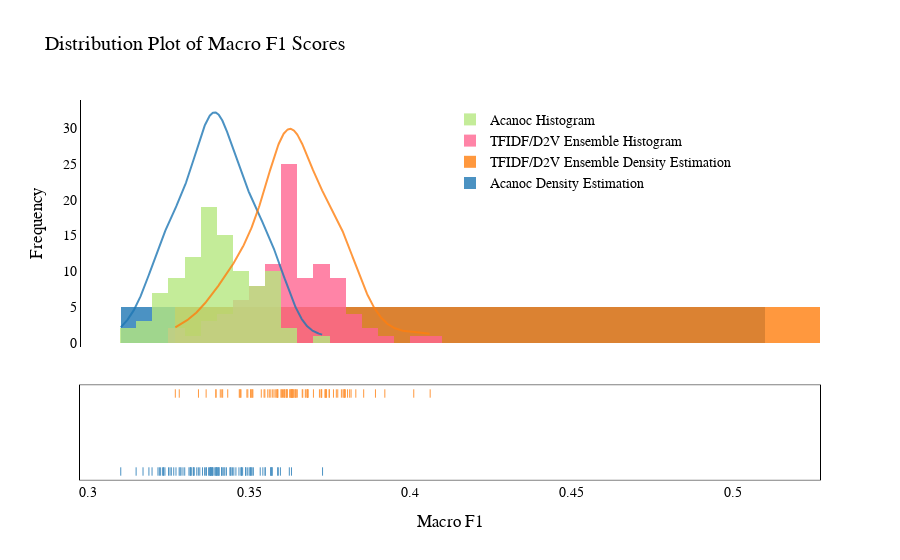

The code cell stored with this chart in its notebook:
### Code cell
# Group data together
hist_data = [f1macrosacanoc, f1macrosme]

group_labels = ['Acanoc Density Estimation', 'TFIDF/D2V Ensemble Density Estimation']

# Create distplot with custom bin_size
fig = ff.create_distplot(hist_data, group_labels, bin_size=.2)
fig.add_trace(
    go.Histogram(
        x = f1macrosme,
        name='TFIDF/D2V Ensemble Histogram'
    )
)
fig.add_trace(
    go.Histogram(
        x = f1macrosacanoc,
        name='Acanoc Histogram'
    )
)
fig.update_layout(
    title='Distribution Plot of Macro F1 Scores',
    xaxis_title="Macro F1",
    yaxis_title="Frequency",
    paper_bgcolor='rgb(255, 255, 255)',
    plot_bgcolor='rgb(255, 255, 255)',
    font=dict(
        family= 'Times New Roman',
        size=14,
        color="black"
    ),
    xaxis_showgrid=True,
    yaxis_showgrid=True,
    legend=dict(
    yanchor="top",
    y=0.99,
    xanchor="left",
    x=0.50
)
)
fig.update_xaxes(showline=True, linewidth=.5, linecolor='black', mirror=True)
fig.update_yaxes(showline=True, linewidth=1, linecolor='black', mirror=True)
fig.update_traces(opacity=0.8)
fig.show()

### Figure 1 — Plotly figure (JSON) as saved in the notebook; plotly's stock layout.template omitted (floating-point values rounded to 4 significant figures; data arrays with more than 128 entries replaced by an {"elided": "..."} marker saying what was removed)
{"data": [{"autobinx": false, "histnorm": "probability density", "legendgroup": "Acanoc Density Estimation", "marker": {"color": "rgb(31, 119, 180)"}, "name": "Acanoc Density Estimation", "opacity": 0.8, "type": "histogram", "x": [0.349, 0.3728, 0.3259, 0.3289, 0.3425, 0.3319, 0.3568, 0.3415, 0.3171, 0.3381, 0.3571, 0.3385, 0.3407, 0.3401, 0.3422, 0.355, 0.3375, 0.3401, 0.3509, 0.3239, 0.3255, 0.3589, 0.3231, 0.3368, 0.3625, 0.3632, 0.325, 0.3514, 0.3356, 0.338, 0.3443, 0.3535, 0.3453, 0.3591, 0.3571, 0.3317, 0.3387, 0.35, 0.3543, 0.3398, 0.3571, 0.3398, 0.3459, 0.343, 0.3381, 0.3295, 0.3505, 0.3318, 0.3362, 0.3314, 0.3399, 0.3475, 0.3387, 0.3273, 0.3283, 0.3384, 0.3415, 0.3469, 0.3328, 0.3189, 0.3567, 0.3444, 0.3235, 0.3448, 0.3222, 0.3218, 0.3347, 0.3477, 0.3495, 0.355, 0.3235, 0.3406, 0.3419, 0.3378, 0.333, 0.3301, 0.348, 0.3509, 0.3328, 0.3504, 0.3381, 0.3322, 0.3199, 0.3343, 0.3102, 0.3338, 0.3366, 0.3286, 0.3441, 0.315, 0.3395, 0.3597, 0.3407, 0.3489, 0.3225, 0.3476, 0.3266, 0.3391], "xaxis": "x", "xbins": {"end": 0.3728, "size": 0.2, "start": 0.3102}, "yaxis": "y"}, {"autobinx": false, "histnorm": "probability density", "legendgroup": "TFIDF/D2V Ensemble Density Estimation", "marker": {"color": "rgb(255, 127, 14)"}, "name": "TFIDF/D2V Ensemble Density Estimation", "opacity": 0.8, "type": "histogram", "x": [0.3794, 0.3726, 0.36, 0.3271, 0.3682, 0.3472, 0.3737, 0.3806, 0.3632, 0.3831, 0.363, 0.3646, 0.3792, 0.4062, 0.3583, 0.347, 0.3618, 0.351, 0.3667, 0.3558, 0.3636, 0.3748, 0.3736, 0.3633, 0.37, 0.3723, 0.3538, 0.3677, 0.3398, 0.3634, 0.365, 0.3509, 0.3619, 0.3812, 0.4011, 0.3343, 0.3775, 0.3549, 0.3749, 0.3643, 0.3796, 0.3683, 0.3604, 0.3637, 0.3589, 0.3609, 0.3643, 0.3725, 0.3367, 0.3627, 0.3547, 0.3473, 0.3506, 0.3665, 0.3892, 0.3589, 0.3635, 0.3578, 0.3631, 0.3418, 0.3736, 0.3397, 0.3585, 0.3741, 0.3719, 0.3797, 0.3589, 0.3607, 0.3563, 0.3771, 0.3505, 0.3787, 0.3762, 0.3681, 0.3411, 0.3494, 0.3817, 0.3512, 0.3799, 0.3856, 0.3675, 0.3627, 0.3416, 0.361, 0.3616, 0.3568, 0.3645, 0.3599, 0.3921, 0.3284, 0.3574, 0.374, 0.3637, 0.3615, 0.3434, 0.3475, 0.3682, 0.3496], "xaxis": "x", "xbins": {"end": 0.4062, "size": 0.2, "start": 0.3271}, "yaxis": "y"}, {"legendgroup": "Acanoc Density Estimation", "marker": {"color": "rgb(31, 119, 180)"}, "mode": "lines", "name": "Acanoc Density Estimation", "opacity": 0.8, "showlegend": false, "type": "scatter", "x": {"elided": "500 float values"}, "xaxis": "x", "y": {"elided": "500 float values"}, "yaxis": "y"}, {"legendgroup": "TFIDF/D2V Ensemble Density Estimation", "marker": {"color": "rgb(255, 127, 14)"}, "mode": "lines", "name": "TFIDF/D2V Ensemble Density Estimation", "opacity": 0.8, "showlegend": false, "type": "scatter", "x": {"elided": "500 float values"}, "xaxis": "x", "y": {"elided": "500 float values"}, "yaxis": "y"}, {"legendgroup": "Acanoc Density Estimation", "marker": {"color": "rgb(31, 119, 180)", "symbol": "line-ns-open"}, "mode": "markers", "name": "Acanoc Density Estimation", "opacity": 0.8, "showlegend": false, "type": "scatter", "x": [0.349, 0.3728, 0.3259, 0.3289, 0.3425, 0.3319, 0.3568, 0.3415, 0.3171, 0.3381, 0.3571, 0.3385, 0.3407, 0.3401, 0.3422, 0.355, 0.3375, 0.3401, 0.3509, 0.3239, 0.3255, 0.3589, 0.3231, 0.3368, 0.3625, 0.3632, 0.325, 0.3514, 0.3356, 0.338, 0.3443, 0.3535, 0.3453, 0.3591, 0.3571, 0.3317, 0.3387, 0.35, 0.3543, 0.3398, 0.3571, 0.3398, 0.3459, 0.343, 0.3381, 0.3295, 0.3505, 0.3318, 0.3362, 0.3314, 0.3399, 0.3475, 0.3387, 0.3273, 0.3283, 0.3384, 0.3415, 0.3469, 0.3328, 0.3189, 0.3567, 0.3444, 0.3235, 0.3448, 0.3222, 0.3218, 0.3347, 0.3477, 0.3495, 0.355, 0.3235, 0.3406, 0.3419, 0.3378, 0.333, 0.3301, 0.348, 0.3509, 0.3328, 0.3504, 0.3381, 0.3322, 0.3199, 0.3343, 0.3102, 0.3338, 0.3366, 0.3286, 0.3441, 0.315, 0.3395, 0.3597, 0.3407, 0.3489, 0.3225, 0.3476, 0.3266, 0.3391], "xaxis": "x", "y": ["Acanoc Density Estimation", "Acanoc Density Estimation", "Acanoc Density Estimation", "Acanoc Density Estimation", "Acanoc Density Estimation", "Acanoc Density Estimation", "Acanoc Density Estimation", "Acanoc Density Estimation", "Acanoc Density Estimation", "Acanoc Density Estimation", "Acanoc Density Estimation", "Acanoc Density Estimation", "Acanoc Density Estimation", "Acanoc Density Estimation", "Acanoc Density Estimation", "Acanoc Density Estimation", "Acanoc Density Estimation", "Acanoc Density Estimation", "Acanoc Density Estimation", "Acanoc Density Estimation", "Acanoc Density Estimation", "Acanoc Density Estimation", "Acanoc Density Estimation", "Acanoc Density Estimation", "Acanoc Density Estimation", "Acanoc Density Estimation", "Acanoc Density Estimation", "Acanoc Density Estimation", "Acanoc Density Estimation", "Acanoc Density Estimation", "Acanoc Density Estimation", "Acanoc Density Estimation", "Acanoc Density Estimation", "Acanoc Density Estimation", "Acanoc Density Estimation", "Acanoc Density Estimation", "Acanoc Density Estimation", "Acanoc Density Estimation", "Acanoc Density Estimation", "Acanoc Density Estimation", "Acanoc Density Estimation", "Acanoc Density Estimation", "Acanoc Density Estimation", "Acanoc Density Estimation", "Acanoc Density Estimation", "Acanoc Density Estimation", "Acanoc Density Estimation", "Acanoc Density Estimation", "Acanoc Density Estimation", "Acanoc Density Estimation", "Acanoc Density Estimation", "Acanoc Density Estimation", "Acanoc Density Estimation", "Acanoc Density Estimation", "Acanoc Density Estimation", "Acanoc Density Estimation", "Acanoc Density Estimation", "Acanoc Density Estimation", "Acanoc Density Estimation", "Acanoc Density Estimation", "Acanoc Density Estimation", "Acanoc Density Estimation", "Acanoc Density Estimation", "Acanoc Density Estimation", "Acanoc Density Estimation", "Acanoc Density Estimation", "Acanoc Density Estimation", "Acanoc Density Estimation", "Acanoc Density Estimation", "Acanoc Density Estimation", "Acanoc Density Estimation", "Acanoc Density Estimation", "Acanoc Density Estimation", "Acanoc Density Estimation", "Acanoc Density Estimation", "Acanoc Density Estimation", "Acanoc Density Estimation", "Acanoc Density Estimation", "Acanoc Density Estimation", "Acanoc Density Estimation", "Acanoc Density Estimation", "Acanoc Density Estimation", "Acanoc Density Estimation", "Acanoc Density Estimation", "Acanoc Density Estimation", "Acanoc Density Estimation", "Acanoc Density Estimation", "Acanoc Density Estimation", "Acanoc Density Estimation", "Acanoc Density Estimation", "Acanoc Density Estimation", "Acanoc Density Estimation", "Acanoc Density Estimation", "Acanoc Density Estimation", "Acanoc Density Estimation", "Acanoc Density Estimation", "Acanoc Density Estimation", "Acanoc Density Estimation"], "yaxis": "y2"}, {"legendgroup": "TFIDF/D2V Ensemble Density Estimation", "marker": {"color": "rgb(255, 127, 14)", "symbol": "line-ns-open"}, "mode": "markers", "name": "TFIDF/D2V Ensemble Density Estimation", "opacity": 0.8, "showlegend": false, "type": "scatter", "x": [0.3794, 0.3726, 0.36, 0.3271, 0.3682, 0.3472, 0.3737, 0.3806, 0.3632, 0.3831, 0.363, 0.3646, 0.3792, 0.4062, 0.3583, 0.347, 0.3618, 0.351, 0.3667, 0.3558, 0.3636, 0.3748, 0.3736, 0.3633, 0.37, 0.3723, 0.3538, 0.3677, 0.3398, 0.3634, 0.365, 0.3509, 0.3619, 0.3812, 0.4011, 0.3343, 0.3775, 0.3549, 0.3749, 0.3643, 0.3796, 0.3683, 0.3604, 0.3637, 0.3589, 0.3609, 0.3643, 0.3725, 0.3367, 0.3627, 0.3547, 0.3473, 0.3506, 0.3665, 0.3892, 0.3589, 0.3635, 0.3578, 0.3631, 0.3418, 0.3736, 0.3397, 0.3585, 0.3741, 0.3719, 0.3797, 0.3589, 0.3607, 0.3563, 0.3771, 0.3505, 0.3787, 0.3762, 0.3681, 0.3411, 0.3494, 0.3817, 0.3512, 0.3799, 0.3856, 0.3675, 0.3627, 0.3416, 0.361, 0.3616, 0.3568, 0.3645, 0.3599, 0.3921, 0.3284, 0.3574, 0.374, 0.3637, 0.3615, 0.3434, 0.3475, 0.3682, 0.3496], "xaxis": "x", "y": ["TFIDF/D2V Ensemble Density Estimation", "TFIDF/D2V Ensemble Density Estimation", "TFIDF/D2V Ensemble Density Estimation", "TFIDF/D2V Ensemble Density Estimation", "TFIDF/D2V Ensemble Density Estimation", "TFIDF/D2V Ensemble Density Estimation", "TFIDF/D2V Ensemble Density Estimation", "TFIDF/D2V Ensemble Density Estimation", "TFIDF/D2V Ensemble Density Estimation", "TFIDF/D2V Ensemble Density Estimation", "TFIDF/D2V Ensemble Density Estimation", "TFIDF/D2V Ensemble Density Estimation", "TFIDF/D2V Ensemble Density Estimation", "TFIDF/D2V Ensemble Density Estimation", "TFIDF/D2V Ensemble Density Estimation", "TFIDF/D2V Ensemble Density Estimation", "TFIDF/D2V Ensemble Density Estimation", "TFIDF/D2V Ensemble Density Estimation", "TFIDF/D2V Ensemble Density Estimation", "TFIDF/D2V Ensemble Density Estimation", "TFIDF/D2V Ensemble Density Estimation", "TFIDF/D2V Ensemble Density Estimation", "TFIDF/D2V Ensemble Density Estimation", "TFIDF/D2V Ensemble Density Estimation", "TFIDF/D2V Ensemble Density Estimation", "TFIDF/D2V Ensemble Density Estimation", "TFIDF/D2V Ensemble Density Estimation", "TFIDF/D2V Ensemble Density Estimation", "TFIDF/D2V Ensemble Density Estimation", "TFIDF/D2V Ensemble Density Estimation", "TFIDF/D2V Ensemble Density Estimation", "TFIDF/D2V Ensemble Density Estimation", "TFIDF/D2V Ensemble Density Estimation", "TFIDF/D2V Ensemble Density Estimation", "TFIDF/D2V Ensemble Density Estimation", "TFIDF/D2V Ensemble Density Estimation", "TFIDF/D2V Ensemble Density Estimation", "TFIDF/D2V Ensemble Density Estimation", "TFIDF/D2V Ensemble Density Estimation", "TFIDF/D2V Ensemble Density Estimation", "TFIDF/D2V Ensemble Density Estimation", "TFIDF/D2V Ensemble Density Estimation", "TFIDF/D2V Ensemble Density Estimation", "TFIDF/D2V Ensemble Density Estimation", "TFIDF/D2V Ensemble Density Estimation", "TFIDF/D2V Ensemble Density Estimation", "TFIDF/D2V Ensemble Density Estimation", "TFIDF/D2V Ensemble Density Estimation", "TFIDF/D2V Ensemble Density Estimation", "TFIDF/D2V Ensemble Density Estimation", "TFIDF/D2V Ensemble Density Estimation", "TFIDF/D2V Ensemble Density Estimation", "TFIDF/D2V Ensemble Density Estimation", "TFIDF/D2V Ensemble Density Estimation", "TFIDF/D2V Ensemble Density Estimation", "TFIDF/D2V Ensemble Density Estimation", "TFIDF/D2V Ensemble Density Estimation", "TFIDF/D2V Ensemble Density Estimation", "TFIDF/D2V Ensemble Density Estimation", "TFIDF/D2V Ensemble Density Estimation", "TFIDF/D2V Ensemble Density Estimation", "TFIDF/D2V Ensemble Density Estimation", "TFIDF/D2V Ensemble Density Estimation", "TFIDF/D2V Ensemble Density Estimation", "TFIDF/D2V Ensemble Density Estimation", "TFIDF/D2V Ensemble Density Estimation", "TFIDF/D2V Ensemble Density Estimation", "TFIDF/D2V Ensemble Density Estimation", "TFIDF/D2V Ensemble Density Estimation", "TFIDF/D2V Ensemble Density Estimation", "TFIDF/D2V Ensemble Density Estimation", "TFIDF/D2V Ensemble Density Estimation", "TFIDF/D2V Ensemble Density Estimation", "TFIDF/D2V Ensemble Density Estimation", "TFIDF/D2V Ensemble Density Estimation", "TFIDF/D2V Ensemble Density Estimation", "TFIDF/D2V Ensemble Density Estimation", "TFIDF/D2V Ensemble Density Estimation", "TFIDF/D2V Ensemble Density Estimation", "TFIDF/D2V Ensemble Density Estimation", "TFIDF/D2V Ensemble Density Estimation", "TFIDF/D2V Ensemble Density Estimation", "TFIDF/D2V Ensemble Density Estimation", "TFIDF/D2V Ensemble Density Estimation", "TFIDF/D2V Ensemble Density Estimation", "TFIDF/D2V Ensemble Density Estimation", "TFIDF/D2V Ensemble Density Estimation", "TFIDF/D2V Ensemble Density Estimation", "TFIDF/D2V Ensemble Density Estimation", "TFIDF/D2V Ensemble Density Estimation", "TFIDF/D2V Ensemble Density Estimation", "TFIDF/D2V Ensemble Density Estimation", "TFIDF/D2V Ensemble Density Estimation", "TFIDF/D2V Ensemble Density Estimation", "TFIDF/D2V Ensemble Density Estimation", "TFIDF/D2V Ensemble Density Estimation", "TFIDF/D2V Ensemble Density Estimation", "TFIDF/D2V Ensemble Density Estimation"], "yaxis": "y2"}, {"name": "TFIDF/D2V Ensemble Histogram", "opacity": 0.8, "type": "histogram", "x": [0.3794, 0.3726, 0.36, 0.3271, 0.3682, 0.3472, 0.3737, 0.3806, 0.3632, 0.3831, 0.363, 0.3646, 0.3792, 0.4062, 0.3583, 0.347, 0.3618, 0.351, 0.3667, 0.3558, 0.3636, 0.3748, 0.3736, 0.3633, 0.37, 0.3723, 0.3538, 0.3677, 0.3398, 0.3634, 0.365, 0.3509, 0.3619, 0.3812, 0.4011, 0.3343, 0.3775, 0.3549, 0.3749, 0.3643, 0.3796, 0.3683, 0.3604, 0.3637, 0.3589, 0.3609, 0.3643, 0.3725, 0.3367, 0.3627, 0.3547, 0.3473, 0.3506, 0.3665, 0.3892, 0.3589, 0.3635, 0.3578, 0.3631, 0.3418, 0.3736, 0.3397, 0.3585, 0.3741, 0.3719, 0.3797, 0.3589, 0.3607, 0.3563, 0.3771, 0.3505, 0.3787, 0.3762, 0.3681, 0.3411, 0.3494, 0.3817, 0.3512, 0.3799, 0.3856, 0.3675, 0.3627, 0.3416, 0.361, 0.3616, 0.3568, 0.3645, 0.3599, 0.3921, 0.3284, 0.3574, 0.374, 0.3637, 0.3615, 0.3434, 0.3475, 0.3682, 0.3496]}, {"name": "Acanoc Histogram", "opacity": 0.8, "type": "histogram", "x": [0.349, 0.3728, 0.3259, 0.3289, 0.3425, 0.3319, 0.3568, 0.3415, 0.3171, 0.3381, 0.3571, 0.3385, 0.3407, 0.3401, 0.3422, 0.355, 0.3375, 0.3401, 0.3509, 0.3239, 0.3255, 0.3589, 0.3231, 0.3368, 0.3625, 0.3632, 0.325, 0.3514, 0.3356, 0.338, 0.3443, 0.3535, 0.3453, 0.3591, 0.3571, 0.3317, 0.3387, 0.35, 0.3543, 0.3398, 0.3571, 0.3398, 0.3459, 0.343, 0.3381, 0.3295, 0.3505, 0.3318, 0.3362, 0.3314, 0.3399, 0.3475, 0.3387, 0.3273, 0.3283, 0.3384, 0.3415, 0.3469, 0.3328, 0.3189, 0.3567, 0.3444, 0.3235, 0.3448, 0.3222, 0.3218, 0.3347, 0.3477, 0.3495, 0.355, 0.3235, 0.3406, 0.3419, 0.3378, 0.333, 0.3301, 0.348, 0.3509, 0.3328, 0.3504, 0.3381, 0.3322, 0.3199, 0.3343, 0.3102, 0.3338, 0.3366, 0.3286, 0.3441, 0.315, 0.3395, 0.3597, 0.3407, 0.3489, 0.3225, 0.3476, 0.3266, 0.3391]}], "layout": {"barmode": "overlay", "font": {"color": "black", "family": "Times New Roman", "size": 14}, "hovermode": "closest", "legend": {"traceorder": "reversed", "x": 0.5, "xanchor": "left", "y": 0.99, "yanchor": "top"}, "paper_bgcolor": "rgb(255, 255, 255)", "plot_bgcolor": "rgb(255, 255, 255)", "title": {"text": "Distribution Plot of Macro F1 Scores"}, "xaxis": {"anchor": "y2", "domain": [0, 1], "linecolor": "black", "linewidth": 0.5, "mirror": true, "showgrid": true, "showline": true, "title": {"text": "Macro F1"}, "zeroline": false}, "yaxis": {"anchor": "free", "domain": [0.35, 1], "linecolor": "black", "linewidth": 1, "mirror": true, "position": 0, "showgrid": true, "showline": true, "title": {"text": "Frequency"}}, "yaxis2": {"anchor": "x", "domain": [0, 0.25], "dtick": 1, "linecolor": "black", "linewidth": 1, "mirror": true, "showline": true, "showticklabels": false}}}
